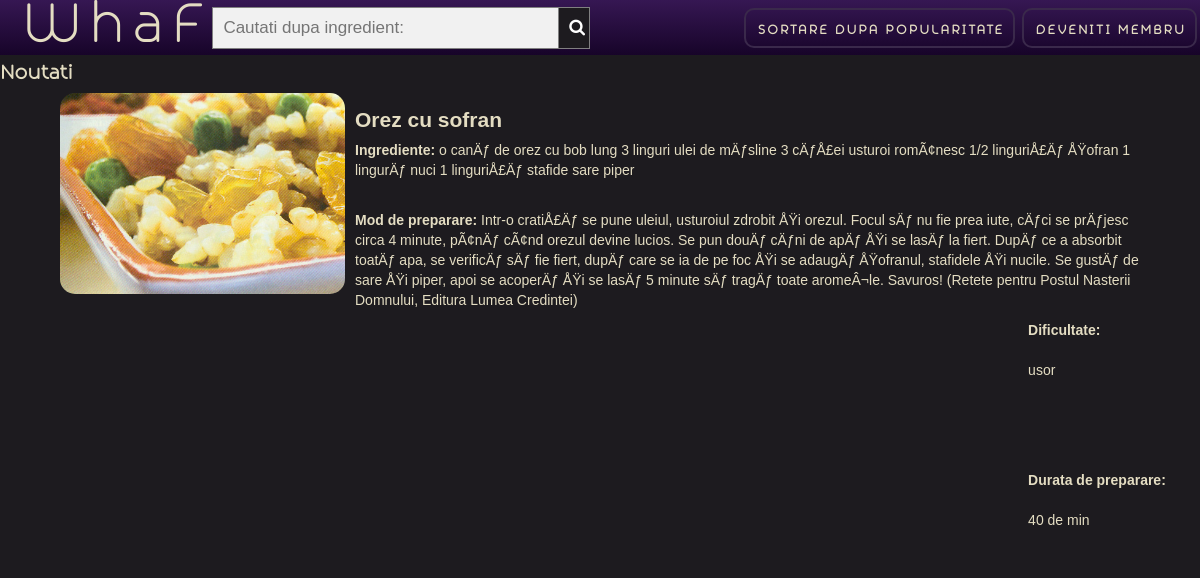
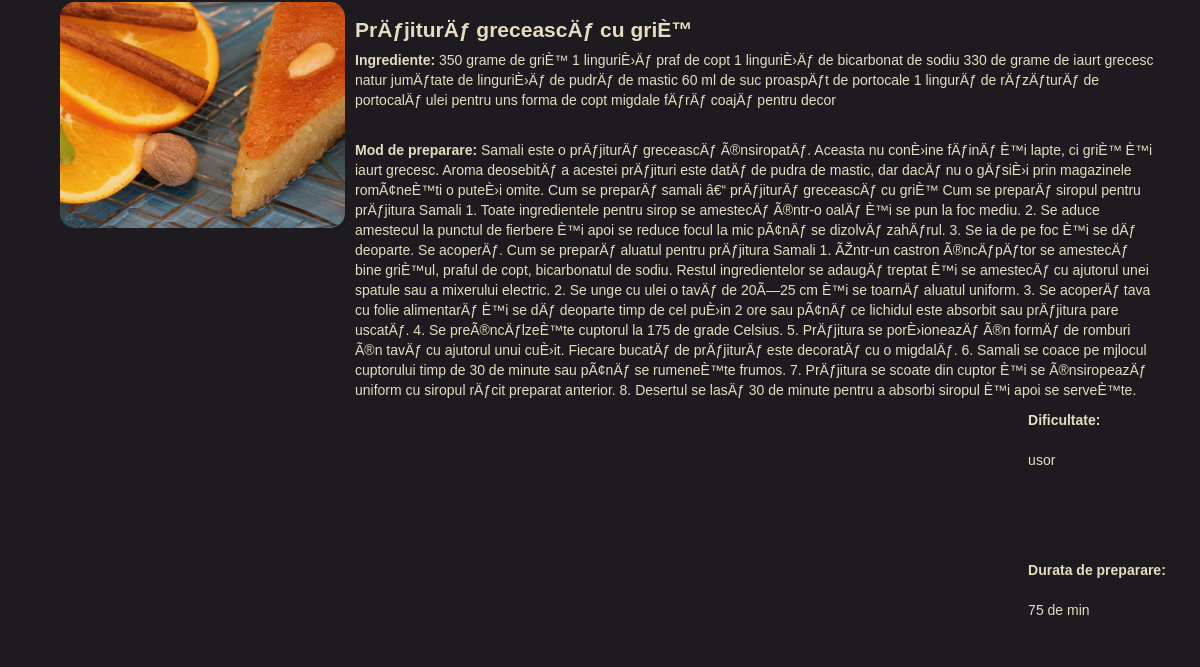
The page /views/homepage.php (upper part) on the database as committed earlier (2 pictures, top to bottom).
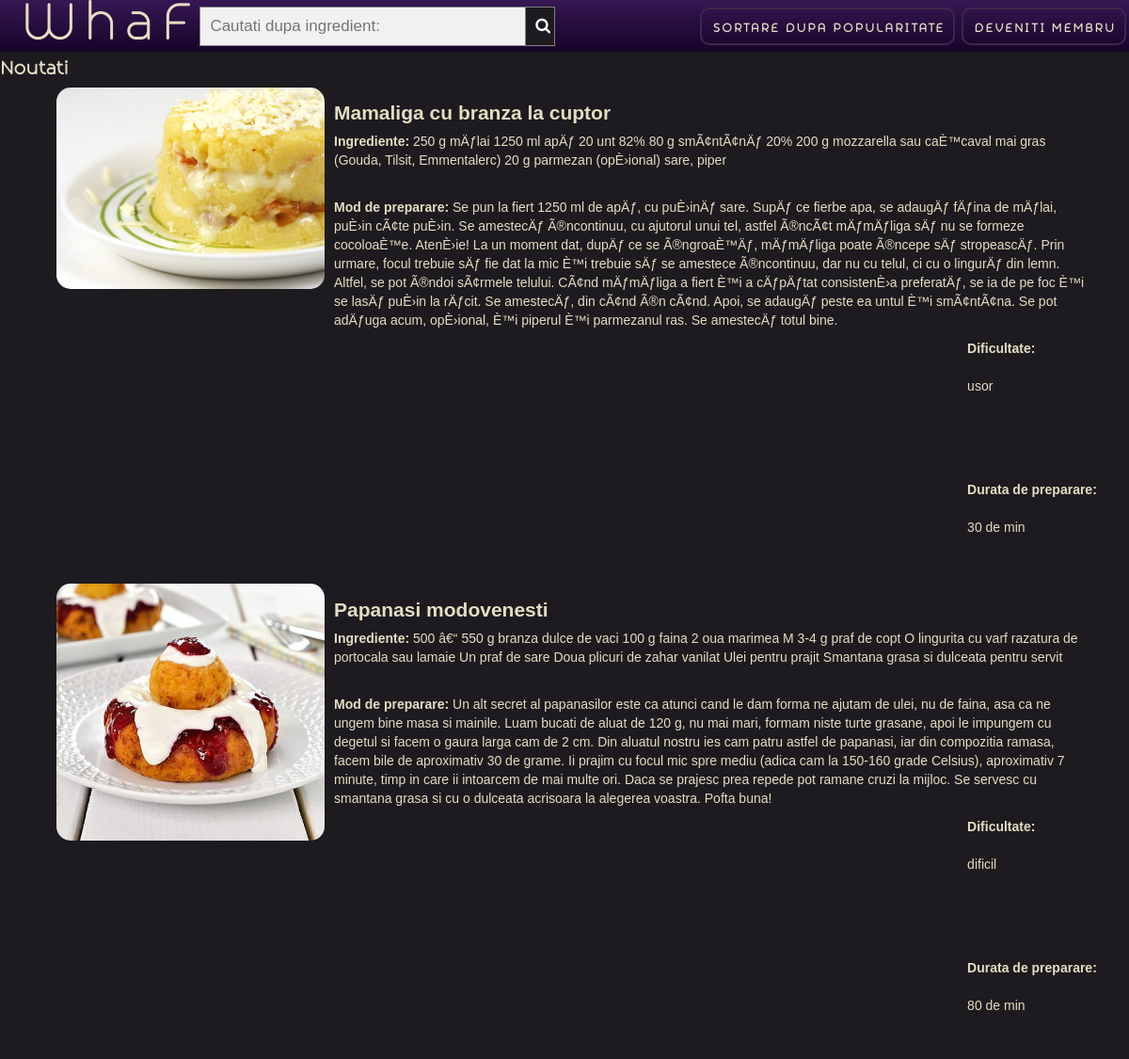
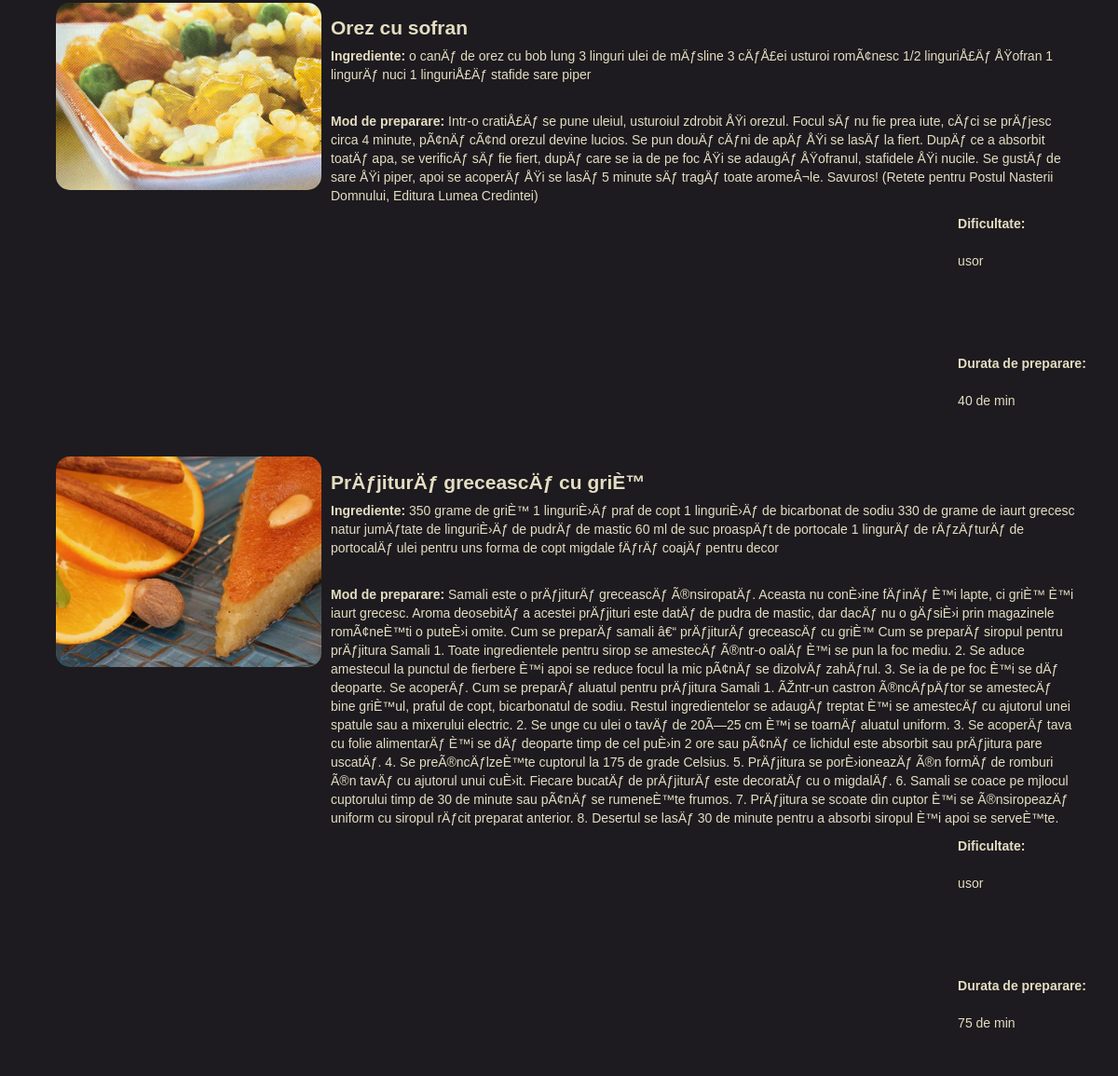
The same page on the database as committed later (2 pictures, top to bottom).
### tables this page shows
CREATE TABLE `retete` (
  `id` int(11) NOT NULL,
  `titlu` varchar(80) NOT NULL,
  `ingrediente` text NOT NULL,
  `pasi_preparare` text NOT NULL,
  `dificultate` varchar(10) NOT NULL,
  `durata` tinyint(4) NOT NULL,
  `nume_poza` text NOT NULL,
  `popularitate` int(11) DEFAULT 0
);

### views/homepage.php (the view, shortened to what this page needs)
<!DOCTYPE html>
<HTML lang="ro">
    <head>
        <link href="../WhaFstyle.css" rel="stylesheet" type="text/css">
		<link rel="stylesheet" href="https://cdnjs.cloudflare.com/ajax/libs/font-awesome/4.7.0/css/font-awesome.min.css">
    </head>
    <body>
        <header id="nav" class="Header">
            <div class = "HeaderForm WForm">
				<form class="example" action="../model/homepage.php" method="POST">
					<input type="text" placeholder="Cautati dupa ingredient:" name="cauta_ing">
					<button name="submit_ing" type="submit"><i class="fa fa-search"></i></button>
				</form>
            </div>
            <h1 class="Heading"><a style="color: inherit;" href="../model/homepage.php">WhaF</a></h1>
            <ul class="NavList">
				<li id='regb' class='ListItem'>
                    <a href='../index.php?m=homepage&sort=pop' class='Button Register MainButton'>Sortare dupa popularitate</a>
                </li>
<?php
	if ($_SESSION["prenume"]){
		echo "
				<li class='ListItem'>
                    <a href='../index.php?m=retete' class='Button Register MainButton'>Adauga reteta</a>
                </li>
                <li class='ListItem'>
                    <a href='../index.php?m=delogheaza' class='Button Register MainButton'>Delogheaza</a>
                </li>
		";
	}else{
		echo "
				<li class='ListItem'>
                    <a href='../index.php?m=signup' class='Button Register MainButton'>Deveniti membru</a>
                </li>
		";
	}
?>
        </ul>
        </header>
        <section class="MyFeedContainer Container">
<?php
			if($_POST['cauta_ing']){
				$search = $_POST['cauta_ing'];
				if(strpos($search,";")){
					$comp_search = explode(";",$search);
					for ($i = 0; $i < count($comp_search); $i++){
						if(is_numeric($comp_search[$i])){
							$new .= " durata LIKE '$comp_search[$i]'";
							if ( $i < count($comp_search) -1 ){
								$new .= " AND";
							}
						} else if (strcmp($comp_search[$i],"usor") === 0 || strcmp($comp_search[$i],"mediu") === 0 || strcmp($comp_search[$i],"dificil") === 0){
							$new .= " dificultate LIKE '$comp_search[$i]'";
							if ( $i < count($comp_search) -1 ){
								$new .= " AND";
							}
						} else if (strpos($comp_search[$i],"-")) {
							$array = explode("-",$comp_search[$i]);
							$new .= " durata  >= '$array[0]' AND durata <= '$array[1]'";
							if ( $i < count($comp_search) -1 ){
								$new .= " AND";
							}
						} else {
							$array = explode(",", $comp_search[$i]);
							$new .= "(";
							for ($j = 0; $j < count($array); $j++ ){
								$new .= " ingrediente LIKE '%{$array[$j]}%'";
								if ( $j < count($array) -1 ){
									$new .= " OR";
								}
							}
							$new .= " )";
							if ( $i < count($comp_search) -1 ){
								$new .= " AND";
							}
						}
					}
					$select = mysqli_query($conn, "SELECT * FROM `retete` WHERE $new") or exit(mysqli_error($conn));
				} else {
					if(is_numeric($search)){
						$select = mysqli_query($conn, "SELECT * FROM `retete` WHERE durata LIKE '$search'") or exit(mysqli_error($conn));
					}else {
						if (strpos($search,"-")){
							$array = explode("-",$search);
							$select = mysqli_query($conn, "SELECT * FROM `retete` WHERE durata >= '$array[0]' AND durata <= '$array[1]'  ") or exit(mysqli_error($conn));
						}else {
							if (strcmp($search,"usor") === 0 || strcmp($search,"mediu") === 0 || strcmp($search,"dificil") === 0) {
								$select = mysqli_query($conn, "SELECT * FROM `retete` WHERE dificultate LIKE '$search'") or exit(mysqli_error($conn));
							}
							else{
								$array = explode(',', $search);
								for ($i = 0; $i < count($array); $i++ ){
									$new .= " LIKE '%{$array[$i]}%'";
									if ( $i < count($array) -1 ){
										$new .= " OR ingrediente";
									}
								}
								$select = mysqli_query($conn, "SELECT * FROM `retete` WHERE ingrediente $new") or exit(mysqli_error($conn));
								}
							}
						}
					}
				$n = mysqli_num_rows($select);
				echo "<h2 class=Heading2>Rezultatele cautarii</h2>";
				if($n>0){
					while($row = mysqli_fetch_assoc($select)){
						$id = $row["id"];
						mysqli_query($conn,"UPDATE retete SET popularitate = popularitate + 1 WHERE id = '".$id."'");
						echo "
						<div style='margin-left: 5%;'>
							<div style=' float:left; width: 25%;'>
								<img alt = 'poza mancare' style='border-radius: 15px;' src='../images/".$row['nume_poza']."'>
							</div>
							<div style='float:left; margin-left: 10px;'>
								<h2 style=''>".$row['titlu']."</h2>
								<p style='width: 800px; word-wrap: break-word;'><b>Ingrediente:</b> ".$row['ingrediente']."</p>
								<br>
								<p style='width: 800px; word-wrap: break-word;'><b>Mod de preparare:</b>".$row['pasi_preparare']."</p>
							</div>
							<br><br>
							<div style='float:right; margin-right: 3%;'>
								<strong>Dificultate:</strong>
								<br><br>
								<p>".$row['dificultate']."</p>
								<br><br><br><br>
								<strong>Durata de preparare:</strong>
								<br><br>
								<p>".$row['durata']." de min</p>
							</div>
						</div>
						<br style='clear:both;'><br /><br />";
								}
							}else
							echo "Nu exista rezultate!";
						}else{
							$select = mysqli_query($conn, "SELECT * FROM `retete` ORDER BY id DESC LIMIT 7") or exit(mysqli_error($conn));
							$n = mysqli_num_rows($select);
							if($n>0)
							echo "<h2 class=Heading2>Noutati</h2>";
							while($row = mysqli_fetch_assoc($select))
								echo "
								<div style='margin-left: 5%;'>
									<div style=' float:left; width: 25%;'>
										<img alt = 'poza mancare' style='border-radius: 15px;' src='../images/".$row['nume_poza']."'>
									</div>
									<div style='float:left; margin-left: 10px;'>
										<h2 style=''>".$row['titlu']."</h2>
										<p style='width: 800px; word-wrap: break-word;'><b>Ingrediente:</b> ".$row['ingrediente']."</p>
										<br>
										<p style='width: 800px; word-wrap: break-word;'><b>Mod de preparare:</b> ".$row['pasi_preparare']."</p>
									</div>
									<br><br>
									<div style='float:right; margin-right: 3%;'>
										<strong>Dificultate:</strong>
										<br><br>
										<p>".$row['dificultate']."</p>
										<br><br><br><br>
										<strong>Durata de preparare:</strong>
										<br><br>
										<p>".$row['durata']." de min</p>
									</div>
								</div>
								<br style='clear:both;'><br /><br />";
						}
?>
        </section>
    </body>
</HTML>

### WhaFstyle.css (style rules this page uses)
html { height: 100%; font-family: sans-serif; box-sizing: border-box; display: block; }
body { background-color: rgb(29, 27, 31); margin: 0; min-height: 100%; font-family: Arial, sans-serif; font-size: 14px; line-height: 20px; color: rgb(228, 221, 194); box-sizing: border-box; display: block }
.Header { position: sticky; top: 0px; z-index: 1; display: flex; padding: 0px; -webkit-box-orient: horizontal; -webkit-box-direction: normal; flex-direction: row; -webkit-box-pack: justify; justify-content: space-between; -webkit-box-align: center; align-items: center; background-color: transparent; background-image: linear-gradient(0deg,#170429,#361753); }
.Container { max-width: none; margin-left: auto; margin-right: auto; content: " "; display: table; grid-column-start: 1; grid-row-start: 1; grid-column-end: 2; grid-row-end: 2; }
.Heading { -webkit-box-direction: normal; box-sizing: border-box; margin: .67em 0; line-height: 44px; display: inline-block; margin-top: 0px; margin-bottom: 0px; margin-left: 22px; padding-top: 2px; padding-bottom: 9px; align-self: auto; order: -1; -webkit-box-flex: 0; flex: 0 0 auto; font-family: 'Alio text', sans-serif; color: rgb(228, 221, 194); font-size: 66px; font-weight: 400; letter-spacing: 7px; }
h1 { line-height: 44px; }
.NavList { display: flex; margin: 0px; padding: 0px; justify-content: space-around; justify-items: stretch; -webkit-box-align: center; align-items: center; -webkit-box-flex: 0.17; flex: 0.17 0 auto; list-style-type:none; object-fit: fill }
a { background-color: transparent; text-decoration: none; }
li { display: list-item; text-align: -webkit-match-parent; }
.ListItem { margin-left: 0px; }
.MainButton { display: inline-block; border: 0; line-height: inherit; text-decoration: none; cursor: pointer; }
.Button { padding: 12px 11px 8px 14px; border-style: none; border-color: transparent; border-radius: 10px; background-color: rgb(6, 6, 7); font-family: 'Alio text',sans-serif; color: rgb(228, 221, 194); font-size: 15px; font-weight: 600; text-align: center; letter-spacing: 2px; text-transform: uppercase; }
#regb { grid-row-start: span 1; grid-row-end: span 1; grid-column-start: span 1; grid-column-end: span 1; }
.Register { padding: 10px 9px 6px 12px; border-style: solid; border-width: 2px; border-color: rgb(58, 41, 75); background-color: transparent; color: rgb(228, 221, 194); }
.MyFeedContainer { padding-top: 8px; }
.Heading2 { margin-top: 0px; font-family: 'Alio text', sans-serif; color: rgb(228, 221, 194); font-size:23px; }
h1, h2, h3, h4, h5, h6 { font-weight: bold; margin-bottom: 10px; text-decoration: none; }
h2 { display: block; }
div { display: block; }
img { max-width: 100%; vertical-align: middle; display: inline-block; border: 0; }
p { font-size: 14px; line-height: 20px; color: rgb(228, 221, 194); -webkit-box-direction: normal; font-family: 'Ruberoid', sans-serif; font-weight: 400; box-sizing: border-box; margin-top: 0; margin-bottom: 10px; }
.HeaderForm { width: auto; height: 0%; margin-bottom: 0px; align-self: center; flex: 30%; border: 0px none transparent; font-family: Arial,sans-serif; }
.WForm { font-family: Arial,sans-serif; font-size: 14px; line-height: 20px; color: rgb(228, 221, 194); -webkit-box-direction: normal; box-sizing: border-box; width: 100%; height: auto; border: 0px none transparent; object-fit: fill; }
form { display: block; margin-top: 0em; }
* { box-sizing: border-box; }
form.example input[type=text] { padding: 10px; font-size: 17px; border: 1px solid grey; float: left; width: 80%; background: #f1f1f1; }
form.example button { float: left; width: 7%; padding: 10px; background: rgb(29, 27, 31);; color: white; font-size: 17px; border: 1px solid grey; border-left: none; cursor: pointer; }
form.example::after { content: ""; clear: both; display: table; }

Rows that differ between the two databases and show on the page:
added retete: nume_poza (picture), titlu "Mamaliga cu branza la cuptor", ingrediente "250 g mÄƒlai 1250 ml apÄƒ 20 unt 82% 80 g smÃ¢ntÃ¢nÄƒ 20% 200 g mozzarella sau caÈ™caval mai gras (Gouda, Tilsit, Emmentalerc) 20 g parmezan (opÈ›ional) sare, piper", pasi_preparare "Se pun la fiert 1250 ml de apÄƒ, cu puÈ›inÄƒ sare. SupÄƒ ce fierbe apa, se adaugÄƒ fÄƒina de mÄƒlai, puÈ›in cÃ¢te puÈ›in. Se amestecÄƒ Ã®ncontinuu, cu ajutorul unui tel, astfel Ã®ncÃ¢t mÄƒmÄƒliga sÄƒ nu se formeze cocoloaÈ™e. AtenÈ›ie! La un moment dat, dupÄƒ ce se Ã®ngroaÈ™Äƒ, mÄƒmÄƒliga poate Ã®ncepe sÄƒ stropeascÄƒ. Prin urmare, focul trebuie sÄƒ fie dat la mic È™i trebuie sÄƒ se amestece Ã®ncontinuu, dar nu cu telul, ci cu o lingurÄƒ din lemn. Altfel, se pot Ã®ndoi sÃ¢rmele telului. CÃ¢nd mÄƒmÄƒliga a fiert È™i a cÄƒpÄƒtat consistenÈ›a preferatÄƒ, se ia de pe foc È™i se lasÄƒ puÈ›in la rÄƒcit. Se amestecÄƒ, din cÃ¢nd Ã®n cÃ¢nd. Apoi, se adaugÄƒ peste ea untul È™i smÃ¢ntÃ¢na. Se pot…", dificultate "usor", durata "30"
added retete: nume_poza (picture), titlu "Papanasi modovenesti", ingrediente "500 â€“ 550 g branza dulce de vaci 100 g faina 2 oua marimea M 3-4 g praf de copt O lingurita cu varf razatura de portocala sau lamaie Un praf de sare Doua plicuri de zahar vanilat Ulei pentru prajit Smantana grasa si dulceata pentru servit", pasi_preparare "Un alt secret al papanasilor este ca atunci cand le dam forma ne ajutam de ulei, nu de faina, asa ca ne ungem bine masa si mainile. Luam bucati de aluat de 120 g, nu mai mari, formam niste turte grasane, apoi le impungem cu degetul si facem o gaura larga cam de 2 cm. Din aluatul nostru ies cam patru astfel de papanasi, iar din compozitia ramasa, facem bile de aproximativ 30 de grame. Ii prajim cu focul mic spre mediu (adica cam la 150-160 grade Celsius), aproximativ 7 minute, timp in care ii intoarcem de mai multe ori. Daca se prajesc prea repede pot ramane cruzi la mijloc. Se servesc cu smantana grasa si cu o dulceata acrisoara la alegerea voastra. Pofta buna!", dificultate "dificil", durata "80"
